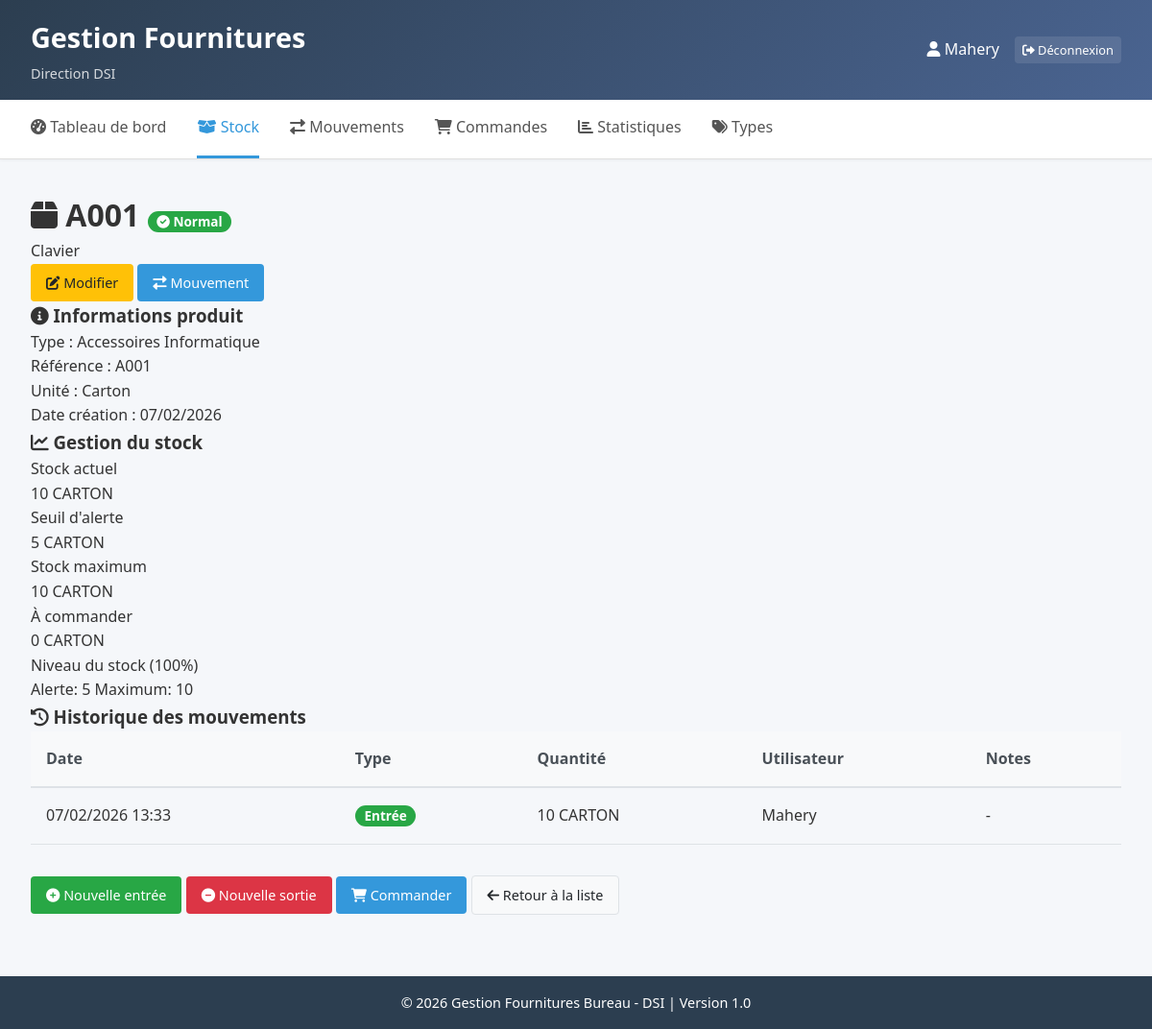
/stock/1/ (signed in), run on the app's committed database.
### fournitures/models.py (models this page shows, shortened)
class Fourniture(models.Model):
    UNITE_CHOICES = [
        ('UNITE', 'Unité'),
        ('CARTON', 'Carton'),
        ('BOITE', 'Boîte'),
        ('LOT', 'Lot'),
        ('PAQUET', 'Paquet'),
    ]
    type = models.ForeignKey(TypeFourniture, on_delete=models.CASCADE, related_name='fournitures')
    reference = models.CharField(max_length=20, unique=True, verbose_name="Référence")
    designation = models.CharField(max_length=200, verbose_name="Désignation")
    unite = models.CharField(max_length=20, choices=UNITE_CHOICES, default='UNITE', verbose_name="Unité")
    stock = models.IntegerField(default=0, verbose_name="Stock actuel")
    stock_max = models.IntegerField(default=10, verbose_name="Stock maximum")
    seuil_alerte = models.IntegerField(default=5, verbose_name="Seuil d'alerte")
    date_creation = models.DateTimeField(auto_now_add=True)
    def en_alerte(self):
        return self.stock <= self.seuil_alerte
    def pourcentage_stock(self):
        if self.stock_max > 0:
            return (self.stock / self.stock_max) * 100
        return 0
    def quantite_a_commander(self):
        return max(0, self.stock_max - self.stock)
    class Meta:
        verbose_name = "Fourniture"
        verbose_name_plural = "Fournitures"
        ordering = ['type', 'reference']

class TypeFourniture(models.Model):
    nom = models.CharField(max_length=100, unique=True)
    class Meta:
        verbose_name = "Type de fourniture"
        verbose_name_plural = "Types de fourniture"

class Mouvement(models.Model):
    TYPE_CHOICES = [
        ('ENTREE', 'Entrée'),
        ('SORTIE', 'Sortie'),
    ]
    produit = models.ForeignKey(Fourniture, on_delete=models.CASCADE, related_name='mouvements')
    type_mouvement = models.CharField(max_length=10, choices=TYPE_CHOICES)
    quantite = models.IntegerField()
    date = models.DateTimeField(auto_now_add=True)
    utilisateur = models.ForeignKey(User, on_delete=models.CASCADE)
    notes = models.TextField(blank=True, null=True)
    class Meta:
        verbose_name = "Mouvement de stock"
        verbose_name_plural = "Mouvements de stock"
        ordering = ['-date']

### fournitures/views.py (the view)
# urls.py: path('stock/<int:id>/', views.detail_fourniture, name='detail_fourniture'),
@login_required
def detail_fourniture(request, id):
    fourniture = get_object_or_404(Fourniture, id=id)
    mouvements = fourniture.mouvements.all().order_by('-date')
    context = {
        'fourniture': fourniture,
        'mouvements': mouvements,
    }
    return render(request, 'fournitures/detail_fourniture.html', context)

### fournitures/templates/fournitures/detail_fourniture.html (shortened to what this page needs)
{% extends 'fournitures/base.html' %}
{% block content %}
<div class="detail-page">
    <div class="page-header">
        <div class="header-left">
            <h1>
                <i class="fas fa-box"></i> {{ fourniture.reference }}
                <span class="badge {% if fourniture.en_alerte %}badge-danger{% else %}badge-success{% endif %}">
                    {% if fourniture.en_alerte %}
                    <i class="fas fa-exclamation-triangle"></i> Alerte
                    {% else %}
                    <i class="fas fa-check-circle"></i> Normal
                    {% endif %}
                </span>
            </h1>
            <p class="subtitle">{{ fourniture.designation }}</p>
        </div>
        <div class="header-actions">
            <a href="{% url 'modifier_fourniture' fourniture.id %}" class="btn btn-warning">
                <i class="fas fa-edit"></i> Modifier
            </a>
            <a href="{% url 'mouvement' %}" class="btn btn-primary">
                <i class="fas fa-exchange-alt"></i> Mouvement
            </a>
        </div>
    </div>
    <div class="product-card">
        <div class="card-header">
            <h3><i class="fas fa-info-circle"></i> Informations produit</h3>
        </div>
        <div class="card-body">
            <div class="info-grid">
                <div class="info-item">
                    <span class="info-label">Type :</span>
                    <span class="info-value">{{ fourniture.type.nom }}</span>
                </div>
                <div class="info-item">
                    <span class="info-label">Référence :</span>
                    <span class="info-value">{{ fourniture.reference }}</span>
                </div>
                <div class="info-item">
                    <span class="info-label">Unité :</span>
                    <span class="info-value">{{ fourniture.get_unite_display }}</span>
                </div>
                <div class="info-item">
                    <span class="info-label">Date création :</span>
                    <span class="info-value">{{ fourniture.date_creation|date:"d/m/Y" }}</span>
                </div>
            </div>
        </div>
    </div>
    <div class="stock-card">
        <div class="card-header">
            <h3><i class="fas fa-chart-line"></i> Gestion du stock</h3>
        </div>
        <div class="card-body">
            <div class="stock-grid">
                <div class="stock-item">
                    <div class="stock-label">Stock actuel</div>
                    <div class="stock-value {% if fourniture.en_alerte %}text-danger{% endif %}">
                        {{ fourniture.stock }} {{ fourniture.unite }}
                    </div>
                </div>
                <div class="stock-item">
                    <div class="stock-label">Seuil d'alerte</div>
                    <div class="stock-value">{{ fourniture.seuil_alerte }} {{ fourniture.unite }}</div>
                </div>
                <div class="stock-item">
                    <div class="stock-label">Stock maximum</div>
                    <div class="stock-value">{{ fourniture.stock_max }} {{ fourniture.unite }}</div>
                </div>
                <div class="stock-item">
                    <div class="stock-label">À commander</div>
                    <div class="stock-value text-primary">
                        {{ fourniture.quantite_a_commander }} {{ fourniture.unite }}
                    </div>
                </div>
            </div>
            <div class="progress-container">
                <div class="progress-label">
                    <span>Niveau du stock ({{ fourniture.pourcentage_stock|floatformat:0 }}%)</span>
                </div>
                <div class="progress-markers">
                    <span>Alerte: {{ fourniture.seuil_alerte }}</span>
                    <span>Maximum: {{ fourniture.stock_max }}</span>
                </div>
            </div>
        </div>
    </div>
    <div class="history-card">
        <div class="card-header">
            <h3><i class="fas fa-history"></i> Historique des mouvements</h3>
        </div>
        <div class="card-body">
            {% if mouvements %}
            <div class="table-responsive">
                <table class="table">
                    <thead>
                        <tr>
                            <th>Date</th>
                            <th>Type</th>
                            <th>Quantité</th>
                            <th>Utilisateur</th>
                            <th>Notes</th>
                        </tr>
                    </thead>
                    <tbody>
                        {% for mouvement in mouvements %}
                        <tr>
                            <td>{{ mouvement.date|date:"d/m/Y H:i" }}</td>
                            <td>
                                {% if mouvement.type_mouvement == 'ENTREE' %}
                                <span class="badge badge-success">Entrée</span>
                                {% else %}
                                <span class="badge badge-danger">Sortie</span>
                                {% endif %}
                            </td>
                            <td>{{ mouvement.quantite }} {{ mouvement.produit.unite }}</td>
                            <td>{{ mouvement.utilisateur.username }}</td>
                            <td>{{ mouvement.notes|default:"-" }}</td>
                        </tr>
                        {% endfor %}
                    </tbody>
                </table>
            </div>
            {% else %}
            <div class="alert alert-info">
                <i class="fas fa-info-circle"></i> Aucun mouvement enregistré pour ce produit.
            </div>
            {% endif %}
        </div>
    </div>
    <div class="quick-actions">
        <a href="{% url 'mouvement' %}" class="btn btn-success">
            <i class="fas fa-plus-circle"></i> Nouvelle entrée
        </a>
        <a href="{% url 'mouvement' %}" class="btn btn-danger">
            <i class="fas fa-minus-circle"></i> Nouvelle sortie
        </a>
        <a href="{% url 'commande' %}" class="btn btn-primary">
            <i class="fas fa-shopping-cart"></i> Commander
        </a>
        <a href="{% url 'liste_stock' %}" class="btn btn-light">
            <i class="fas fa-arrow-left"></i> Retour à la liste
        </a>
    </div>
</div>
{% endblock %}

### fournitures/templates/fournitures/base.html (shortened to what this page needs)
{% load static %}
<!DOCTYPE html>
<html lang="fr">
<head>
    <link rel="stylesheet" href="{% static 'css/style.css' %}">
    <link rel="stylesheet" href="https://cdnjs.cloudflare.com/ajax/libs/font-awesome/6.0.0/css/all.min.css">
</head>
<body>
    <div class="container">
        <header class="header">
            <div class="logo">
                <div class="logo-text">
                    <h1>Gestion Fournitures</h1>
                    <p class="subtitle">Direction DSI</p>
                </div>
            </div>
            <div class="user-info">
                <span><i class="fas fa-user"></i> {{ user.username }}</span>
                <a href="{% url 'logout' %}" class="btn btn-sm btn-logout">
                    <i class="fas fa-sign-out-alt"></i> Déconnexion
                </a>
            </div>
        </header>
        <nav class="navbar">
            <a href="{% url 'dashboard' %}" {% if request.path == '/' %}class="active"{% endif %}>
                <i class="fas fa-tachometer-alt"></i> Tableau de bord
            </a>
            <a href="{% url 'liste_stock' %}" {% if 'stock' in request.path %}class="active"{% endif %}>
                <i class="fas fa-box-open"></i> Stock
            </a>
            <a href="{% url 'mouvement' %}" {% if 'mouvement' in request.path %}class="active"{% endif %}>
                <i class="fas fa-exchange-alt"></i> Mouvements
            </a>
            <a href="{% url 'commande' %}" {% if 'commande' in request.path %}class="active"{% endif %}>
                <i class="fas fa-shopping-cart"></i> Commandes
            </a>
            <a href="{% url 'statistiques' %}" {% if 'statistiques' in request.path %}class="active"{% endif %}>
                <i class="fas fa-chart-bar"></i> Statistiques
            </a>
            <a href="{% url 'gestion_types' %}" {% if 'types' in request.path %}class="active"{% endif %}>
                <i class="fas fa-tags"></i> Types
            </a>
        </nav>
        <main class="main-content">
            {% block content %}
            {% endblock %}
        </main>
        <footer class="footer">
            <p>© 2026 Gestion Fournitures Bureau - DSI | Version 1.0</p>
        </footer>
    </div>
</body>
</html>

### fournitures/static/css/style.css (style rules this page uses)
* { margin: 0; padding: 0; box-sizing: border-box; }
body { font-family: 'Segoe UI', Tahoma, Geneva, Verdana, sans-serif; background-color: #f5f7fa; color: #333; line-height: 1.6; }
.container { min-height: 100vh; display: flex; flex-direction: column; }
.header { background: linear-gradient(135deg, #2c3e50, #4a6491); color: white; padding: 1rem 2rem; display: flex; justify-content: space-between; align-items: center; box-shadow: 0 2px 10px rgba(0,0,0,0.1); }
.logo h1 { font-size: 1.8rem; margin-bottom: 0.2rem; }
.logo .subtitle { font-size: 0.9rem; opacity: 0.8; }
.user-info { display: flex; align-items: center; gap: 1rem; }
.user-info span { font-weight: 500; }
.btn-logout { background-color: rgba(255,255,255,0.1); color: white; border: 1px solid rgba(255,255,255,0.3); padding: 0.3rem 0.8rem; border-radius: 4px; text-decoration: none; transition: background-color 0.3s; }
.navbar { background-color: white; border-bottom: 1px solid #e0e0e0; padding: 0 2rem; display: flex; gap: 2rem; box-shadow: 0 1px 3px rgba(0,0,0,0.05); }
.navbar a { padding: 1rem 0; text-decoration: none; color: #555; font-weight: 500; border-bottom: 3px solid transparent; transition: all 0.3s; }
.navbar a.active { color: #3498db; border-bottom-color: #3498db; }
.main-content { flex: 1; padding: 2rem; max-width: 1400px; margin: 0 auto; width: 100%; }
.table-responsive { overflow-x: auto; }
.table { width: 100%; border-collapse: collapse; }
.table th { background-color: #f8f9fa; padding: 1rem; text-align: left; font-weight: 600; color: #495057; border-bottom: 2px solid #dee2e6; }
.table td { padding: 1rem; border-bottom: 1px solid #dee2e6; }
.badge { display: inline-block; padding: 0.25rem 0.6rem; font-size: 0.85rem; font-weight: 600; line-height: 1; text-align: center; white-space: nowrap; vertical-align: baseline; border-radius: 10rem; }
.badge-success { background-color: #28a745; color: white; }
.btn { display: inline-block; padding: 0.5rem 1rem; border: none; border-radius: 4px; font-weight: 500; text-decoration: none; cursor: pointer; transition: all 0.3s; font-size: 0.9rem; }
.btn-sm { padding: 0.25rem 0.5rem; font-size: 0.8rem; }
.btn-primary { background-color: #3498db; color: white; }
.btn-success { background-color: #28a745; color: white; }
.btn-danger { background-color: #dc3545; color: white; }
.btn-warning { background-color: #ffc107; color: #212529; }
.btn-light { background-color: #f8f9fa; color: #212529; border: 1px solid #dee2e6; }
.footer { background-color: #2c3e50; color: white; text-align: center; padding: 1rem; margin-top: 2rem; font-size: 0.9rem; }
.quick-actions { margin-top: 2rem; }

### data on the page
Fourniture: reference "A001", designation "Clavier", type.nom "Accessoires Informatique", unite "Carton", date_creation "07/02/2026", stock "10", unite "CARTON", seuil_alerte "5", stock_max "10", quantite_a_commander "0", pourcentage_stock "100"
Mouvement: date "07/02/2026 13:33", type_mouvement "Entrée", quantite "10", produit.unite "CARTON", utilisateur.username "Mahery", notes "-"

### other printed values
{{ user.username }} "Mahery"
